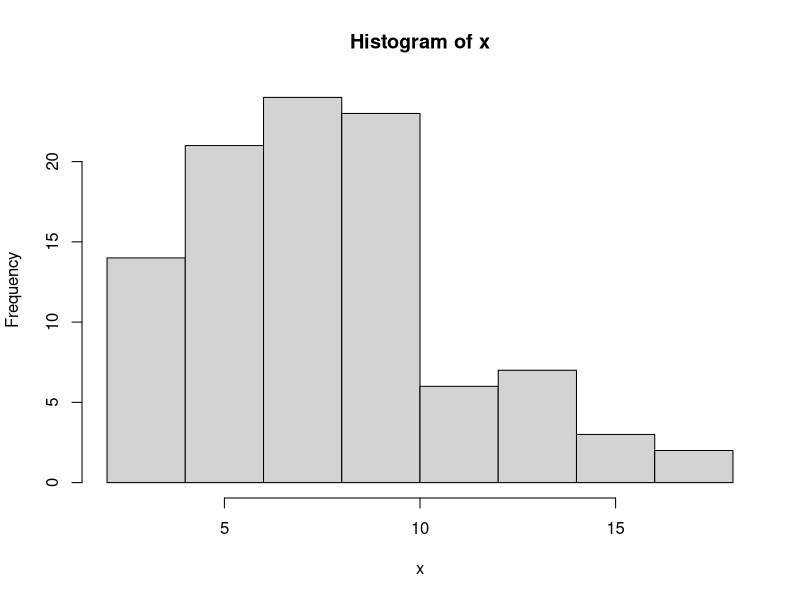

Write the R code that produced this figure.
## ---- chunk 1
set.seed(123)
n <- 100
x <- rgamma(n, scale = 2, shape = 4)
hist(x)
